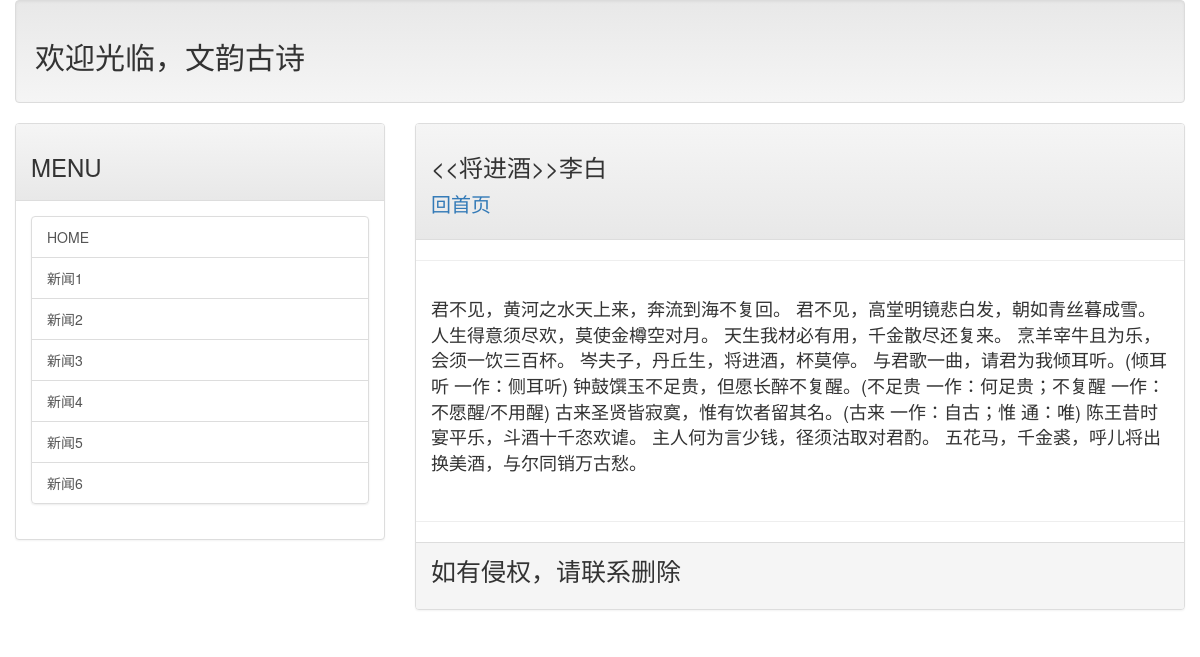
Screenshot of /post/qiangjinjiu with the database file from the repository.
### web01/models.py (models this page shows, shortened)
class Post(models.Model):
    title=models.CharField(max_length=200)
    slug=models.CharField(max_length=200)
    body=models.TextField()
    pub_date=models.DateTimeField(default=timezone.now())
    class Meta:
        ordering=('-pub_date',)

### web01/views.py (the view)
# urls.py: url(r'^post/(\w+)$',body),
def body(request,slug):
    template=get_template('post.html')
    try:
        post=Post.objects.get(slug=slug)
        if post!=None:
            html=template.render(locals())
            return HttpResponse(html)
    except:
        return redirect('/')

### templates/post.html
{% extends 'base.html' %}
{% block header %}
    <h3>{{ post.title }}</h3>
    <p style="font-size: 20px;">
        <a href="/read">回首页</a>
    </p>
{% endblock header%}
{% block content %}
    <p style="font-size: 18px;">
    {{ post.body }}
    </p>
{% endblock content%}

### rows the page displays
Post: title "<<将进酒>>李白", body "君不见，黄河之水天上来，奔流到海不复回。 君不见，高堂明镜悲白发，朝如青丝暮成雪。 人生得意须尽欢，莫使金樽空对月。 天生我材必有用，千金散尽还复来。 烹羊宰牛且为乐，会须一饮三百杯。 岑夫子，丹丘生，将进酒，杯莫停。 与君歌一曲，请君为我倾耳听。(倾耳听 一作：侧耳听) 钟鼓馔玉不足贵，但愿长醉不复醒。(不足贵 一作：何足贵；不复醒 一作：不愿醒/不用醒) 古来圣贤皆寂寞，惟有饮者留其名。(古来 一作：自古；惟 通：唯) 陈王昔时宴平乐，斗酒十千恣欢谑。 主人何为言少钱，径须沽取对君酌。 五花马，千金裘，呼儿将出换美酒，与尔同销万古愁。"
